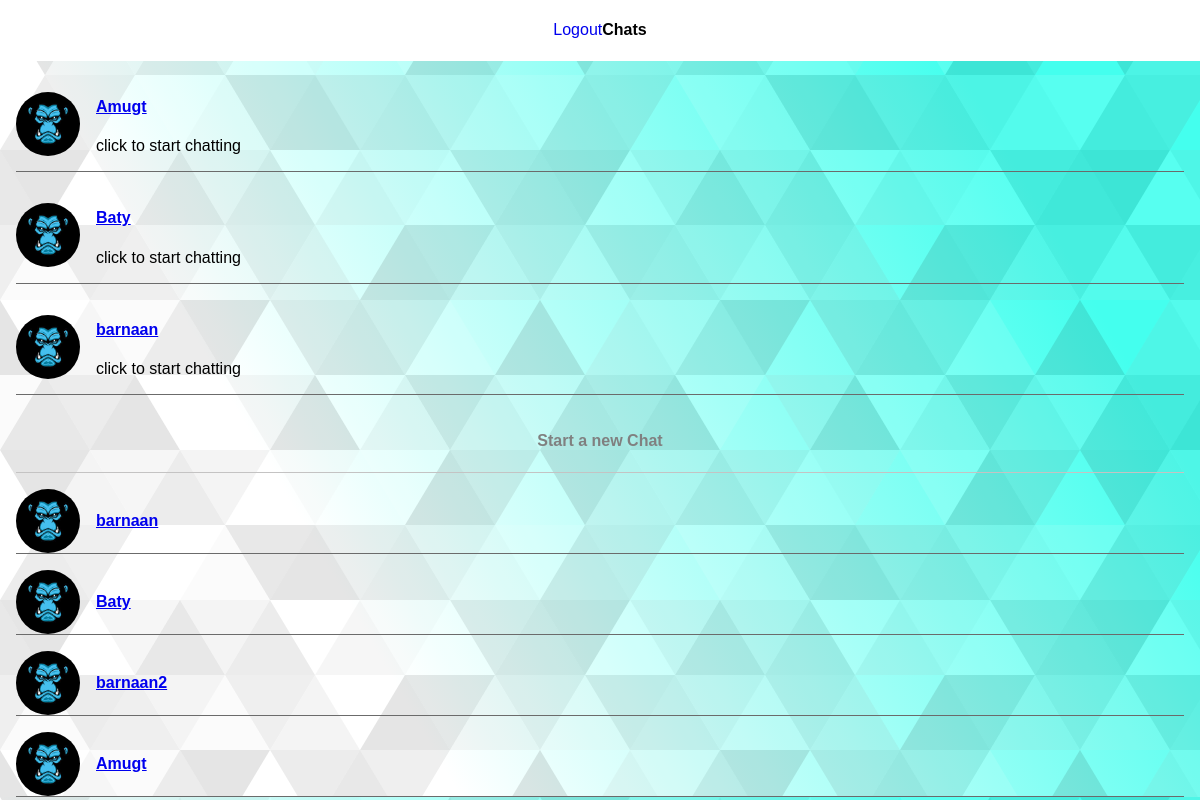
The app's page /chat/ (signed in) with its own data.
### chat/models.py (models this page shows, shortened)
class Chat(models.Model):
    initiator = models.ForeignKey(User,on_delete = models.CASCADE)
    reactor = models.ForeignKey(User,on_delete = models.CASCADE,related_name="reactor",null=True,blank=True)
    created_at = models.DateTimeField(auto_now_add=True)
    updated_at = models.DateTimeField(auto_now=True)
    class Meta:
        ordering = ('-created_at', '-updated_at')

### account/models.py (models this page shows)
class User(AbstractUser):
    phone_number = models.CharField(max_length=20, unique=True,null=True,blank=True)
    profile_picture = models.ImageField(null=True, default="avatar.png")
    REQUIRED_FIELDS = []

### chat/views.py (the view, shortened to what this page needs)
# urls.py: path('',include("chat.urls")),
@login_required(login_url='login')
def chat(request):
    users = User.objects.all()
    chat= Chat.objects.filter(initiator = request.user) | Chat.objects.filter(reactor = request.user)
    q = request.GET.get("q")
    context = {'chats': chat,'users':users}
    return render(request,'chat/your_chat.html',context)

### chat/templates/chat/your_chat.html (shortened to what this page needs)
{% extends 'main.html'%}
{% load static %}
{% block content %}
<header class="chats-header">
    <a href="{% url  'logout' %}">Logout</a>
    <h4>Chats</h4>
</header>
<section class="chats">
{% for chat in chats %}
<div class="chat">
    <img src="{% static 'images.jpg'%}" alt="user profile">
    <div class="user_info">
        <h4 class="user-name">
            {% if chat.reactor == request.user %}
            <a href="?q={{chat.initiator.id}}">{{ chat.initiator }}</a>
{% elif chat.initiator == request.user %}
<a href="?q={{ chat.reactor.id}}">{{  chat.reactor }}</a>
 {% endif %}
        </h4>
        <p class="latest-message">
            click to start chatting
        </p>
    </div>
</div>
{% endfor %}
    <div class="start-chat">
        <h4>Start a new Chat</h4>
    </div>
{% for user in users %}
{% if user == request.user %}
{% else %}
    <div class="chat">
        <img src="{% static 'images.jpg'%}" alt="user profile">
        <div class="user_info">
           <a href="?q={{user.id}}">
            <h4 class="user-name">
             {{user.username }}
            </h4>
        </a>
        </div>
    </div>
    {% endif %}
{% endfor %}
</section>
{% endblock content %}

### static/style.css (style rules this page uses)
body { margin: 0; background: url(./subtle-prism.svg); }
:root { padding: 0; margin: 0; box-sizing: border-box; font-family: sans-serif; }
.chats-header { display: flex; align-items: center; justify-content: center; background-color: white; margin-bottom: 1rem; }
.chats-header a { text-decoration: none; }
.chats { display: flex; flex-direction: column; gap: 1rem; margin: 0 1rem; }
.chat { justify-self: flex-start; display: flex; align-items: center; gap: 1rem; border-bottom: 1px rgb(107, 107, 107) solid; }
.chat img { height: 4rem; width: 4rem; object-fit: cover; border-radius: 50%; }
.start-chat { text-align: center; border-bottom: 1px rgb(196, 195, 195) solid; color: gray; }

### records on screen
Chat: initiator "Amugt"
Chat: initiator "Baty"
Chat: reactor "barnaan"
User: username "barnaan"
User: username "Baty"
User: username "barnaan2"
User: username "Amugt"
